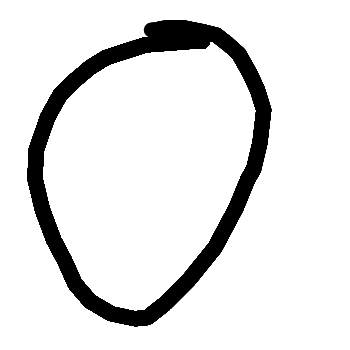
#> input picture data/user_confirmed/0/1772552099.png, 350 x 350 px
$ python -i segment.py   (imports and definitions only)
#> lines starting #> are read from the running program, lines starting #| are printed output that depends on the picture; after the words box and inside, x2 and y2 are one past the last pixel; in counts of white or black regions, pixels touching at a corner belong together
#> further down, picture is the input picture: shape (350, 350); min 0, max 255, mean 226.8
import cv2
import numpy as np

def segment_digits(img):

    # Light threshold just to find contours
    _, thresh = cv2.threshold(
        img, 0, 255, cv2.THRESH_BINARY_INV + cv2.THRESH_OTSU
    )
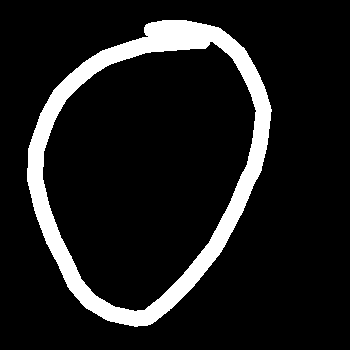
#> thresh: shape (350, 350); 11.1% white; 1 white region

    contours, _ = cv2.findContours(
        thresh, cv2.RETR_EXTERNAL, cv2.CHAIN_APPROX_SIMPLE
    )
#> contours = 1 contour; box (x1, y1, x2, y2) and area: (27, 20, 272, 327) 53434

    # Sort left → right
    contours = sorted(contours, key=lambda c: cv2.boundingRect(c)[0])

    digits = []

    for cnt in contours:
        x, y, w, h = cv2.boundingRect(cnt)

        # Ignore noise
        if w < 10 or h < 20:
            continue

        # IMPORTANT: crop from ORIGINAL grayscale image
        digit = img[y:y+h, x:x+w]
        digits.append(digit)
#> this loop made 1 pass
#> (x, y, w, h) on pass 1: (27, 20, 245, 307)
#> pass 1, in segment_digits, `digit = img[y:y+h, x:x+w]`:
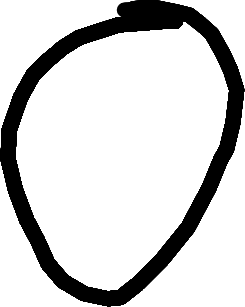
#> digit: shape (307, 245); min 0, max 255, mean 209.1
#> after the loop, digits = 1 item

    return digits

>>> import cv2
>>> picture = cv2.imread('../data/user_confirmed/0/1772552099.png', cv2.IMREAD_GRAYSCALE)
>>> result = segment_digits(picture)
#> result = 1 item

$ run again, on data/user_confirmed/0/1772558136.png
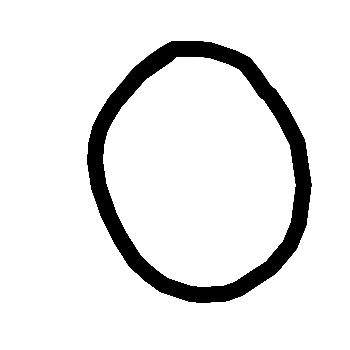
#> input picture data/user_confirmed/0/1772558136.png, 350 x 350 px
#> picture is the input picture: shape (350, 350); min 0, max 255, mean 231.3
#> in segment_digits, `_, thresh = cv2.threshold( img, 0, 255, cv2.THRESH_BINARY_INV + cv2.TH..`:
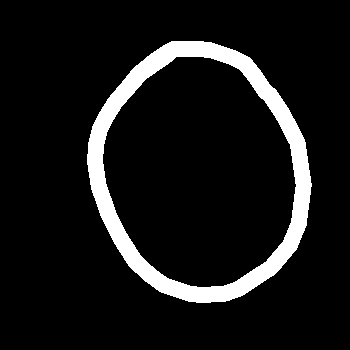
#> thresh: shape (350, 350); 9.3% white; 1 white region
#> contours = 1 contour; box (x1, y1, x2, y2) and area: (87, 41, 312, 303) 44506
#> the loop in segment_digits, `for cnt in contours:` made 1 pass
#> (x, y, w, h) on pass 1: (87, 41, 225, 262)
#> pass 1, in segment_digits, `digit = img[y:y+h, x:x+w]`:
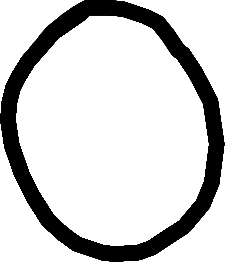
#> digit: shape (262, 225); min 0, max 255, mean 205.8
#> after the loop in segment_digits, `for cnt in contours:`: digits = 1 item

$ run again, on data/user_confirmed/0/1772558258.png
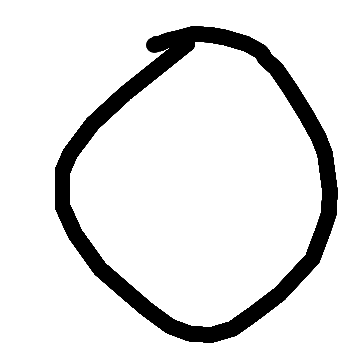
#> input picture data/user_confirmed/0/1772558258.png, 350 x 350 px
#> picture is the input picture: shape (350, 350); min 0, max 255, mean 225.3
#> in segment_digits, `_, thresh = cv2.threshold( img, 0, 255, cv2.THRESH_BINARY_INV + cv2.TH..`:
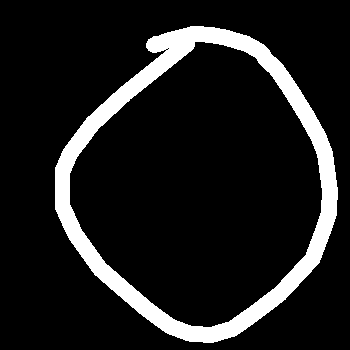
#> thresh: shape (350, 350); 11.7% white; 1 white region
#> contours = 1 contour; box (x1, y1, x2, y2) and area: (55, 26, 338, 343) 63680
#> the loop in segment_digits, `for cnt in contours:` made 1 pass
#> (x, y, w, h) on pass 1: (55, 26, 283, 317)
#> pass 1, in segment_digits, `digit = img[y:y+h, x:x+w]`:
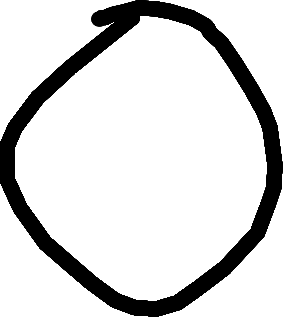
#> digit: shape (317, 283); min 0, max 255, mean 214.4
#> after the loop in segment_digits, `for cnt in contours:`: digits = 1 item
